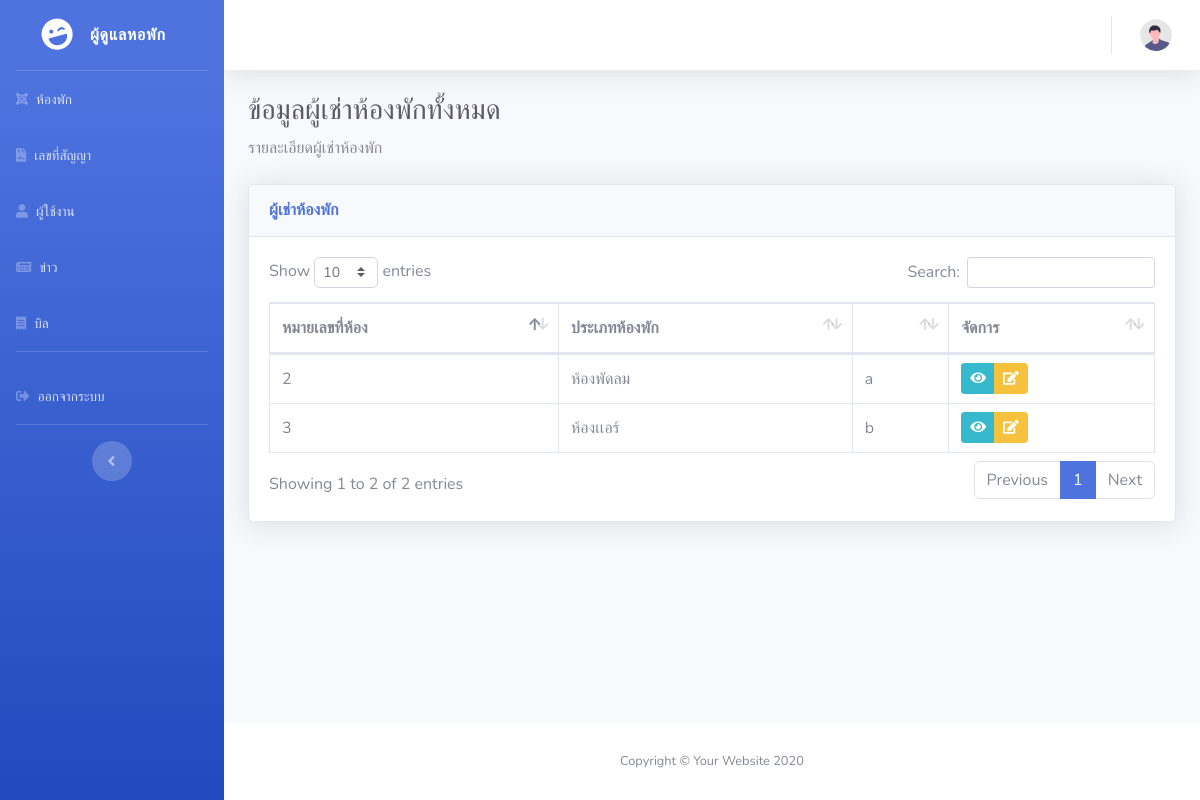
/admin/data_renter.php (signed in), run on the app's committed database.
### tables this page shows
CREATE TABLE `leases` (
  `leases_id` int(11) NOT NULL COMMENT 'เลขที่สัญญาเช่า',
  `aid` int(11) NOT NULL COMMENT 'รหัสผู้ดูแลหอพัก',
  `rid` int(11) NOT NULL COMMENT 'รหัสผู้เช่า',
  `room_id` int(11) NOT NULL COMMENT 'หมายเลขห้องพัก',
  `leases_date` date NOT NULL COMMENT 'วันที่ทำสัญญาเช่า',
  `expires_date` date NOT NULL COMMENT 'วันที่หมดสัญญา',
  `leases_status` varchar(20) NOT NULL COMMENT 'สถาานะสัญญาเช่า ',
  `l_c_e` int(11) NOT NULL COMMENT 'ค่าไฟต่อหน่วย',
  `l_c_w` int(11) NOT NULL COMMENT 'ค่าน้ำต่อหน่วย',
  `l_rent` int(11) NOT NULL COMMENT 'ค่าเช่า'
);

CREATE TABLE `roomtype` (
  `room_tid` int(11) NOT NULL COMMENT 'รหัสประเภทห้องพัก',
  `room_tname` varchar(100) NOT NULL COMMENT 'ประเภทห้องพัก',
  `room_tprice` int(11) NOT NULL COMMENT 'ราคาห้องพัก',
  `price_water` int(11) NOT NULL COMMENT 'ค่าน้ำต่อหน่วย',
  `price_light` int(11) NOT NULL COMMENT 'ค่าไฟต่อหน่วย'
);

CREATE TABLE `renter` (
  `rid` int(11) NOT NULL COMMENT 'รหัสผู้เช่า',
  `r_name` varchar(100) NOT NULL COMMENT 'ชื่อ-สกุล ',
  `r_tel` varchar(20) NOT NULL COMMENT 'เบอร์โทรศัพท์',
  `r_idcard` varchar(20) NOT NULL COMMENT 'เลขบัตรประชาชน',
  `r_add` text NOT NULL COMMENT 'ที่อยู่',
  `r_email` varchar(30) NOT NULL COMMENT 'อีเมล',
  `username` varchar(100) NOT NULL COMMENT 'รหัสผ่าน',
  `password` text NOT NULL COMMENT 'ชื่อผู้ใช้'
);

### admin/data_renter.php (the view, shortened to what this page needs)
<?php
if (isset($_SESSION["aid"])) {
    ?>
<!DOCTYPE html>
<html lang="en">
<head>
    <link href="vendor/fontawesome-free/css/all.min.css" rel="stylesheet" type="text/css">
    <link href="css/sb-admin-2.min.css" rel="stylesheet">
    <link href="vendor/datatables/dataTables.bootstrap4.min.css" rel="stylesheet">
</head>
<body id="page-top">
    <div id="wrapper">
        <?php include_once "./sidebar.php";?>
        <div id="content-wrapper" class="d-flex flex-column">
            <div id="content">
                <?php include_once "./navbar.php";?>
                <div class="container-fluid">
                    <h1 class="h3 mb-2 text-gray-800">ข้อมูลผู้เช่าห้องพักทั้งหมด</h1>
                    <p class="mb-4">รายละเอียดผู้เช่าห้องพัก</p>
                    <div class="card shadow mb-4">
                        <div class="card-header py-3">
                            <h6 class="m-0 font-weight-bold text-primary">ผู้เช่าห้องพัก</h6>
                        </div>
                        <div class="card-body">
                            <div class="table-responsive">
                                <table class="table table-bordered" id="dataTable" width="100%" cellspacing="0">
                                    <thead>
                                        <tr>
                                            <th>หมายเลขที่ห้อง</th>
                                            <th>ประเภทห้องพัก</th>
                                            <th></th>
                                            <th>จัดการ</th>
                                        </tr>
                                    </thead>
                                    <tbody>
                                        <?php
    include "./configs/connectDB.php";
    $sql1 = "SELECT * FROM leases l JOIN room r USING(room_id) JOIN renter ren USING(rid)
             JOIN roomtype rt USING(room_tid) WHERE r.room_status=1";
    $result1 = mysqli_query($conn, $sql1);
    while ($data = mysqli_fetch_assoc($result1)) {
        ?>
                                        <tr>
                                            <td><?=$data["room_id"]?></td>
                                            <td><?=$data["room_tname"]?></td>
                                            <td><?=$data["r_name"]?></td>
                                            <td class="py-0 align-middle">
                                                <div class="btn-group btn-group-sm">
                                                    <a href="./show_renter.php?room_id=<?=$data["room_id"]?>&rid=<?=$data["rid"]?>&leases_id=<?=$data["leases_id"]?>"
                                                        class="btn btn-info"><i class="fas fa-eye"></i></a>
                                                    <a href="./edit_renter.php?room_id=<?=$data["room_id"]?>&rid=<?=$data["rid"]?>&leases_id=<?=$data["leases_id"]?>"
                                                        class="btn btn-warning"><i class="fas fa-edit"></i></a>
                                                </div>
                                            </td>
                                        </tr>
                                        <?php
}
    ?>
                                    </tbody>
                                </table>
                            </div>
                        </div>
                    </div>
                </div>
            </div>
            <?php
include_once "./footer.php";
    ?>
        </div>
    </div>
</body>
</html>
<?php
} else {
    echo "<script>";
    echo "location = './login.php';";
    echo "</script>";
}
?>

### data on the page
leases: room "2", roomtype.room_tname "ห้องพัดลม", rid.r_name "a"
leases: room "3", roomtype.room_tname "ห้องเเอร์", rid.r_name "b"
